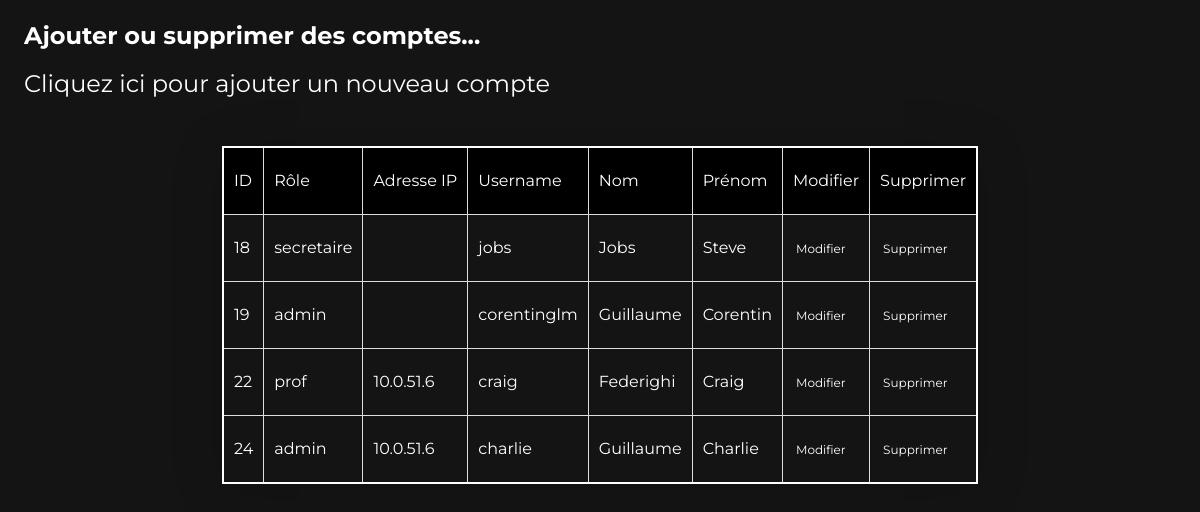
Screenshot of /pages/adminAccounts.php with the database file from the repository.
### tables this page shows
CREATE TABLE `users` (
  `banned` tinyint(1) NOT NULL DEFAULT '0',
  `ip` varchar(128) DEFAULT NULL COMMENT 'IP addr',
  `ID` int NOT NULL COMMENT 'User ID',
  `prenom` varchar(16) NOT NULL,
  `nom` varchar(16) NOT NULL,
  `username` varchar(16) NOT NULL,
  `password` varchar(255) NOT NULL,
  `role` varchar(16) NOT NULL
);

### pages/adminAccounts.php (the view, shortened to what this page needs)
<!DOCTYPE html>
<html lang="fr">
<head>
    <link rel="stylesheet" href="./css/reset.css">
    <link rel="stylesheet" href="./css/styleClassement.css">
    <link rel="stylesheet" href="https://cdnjs.cloudflare.com/ajax/libs/font-awesome/6.2.0/css/all.min.css"
 />
</head>
<body>
<?php
require_once("connection.php");
$sql = "SELECT * FROM users";
$res=$conn->prepare($sql);
$res->execute();
$data = $res->fetchAll(PDO::FETCH_ASSOC);
?>
    <div class="table">
        <table class="tableau">
            <b>Ajouter ou supprimer des comptes...</b>
            <a id="add" href="./make?action=add-user-account">Cliquez ici pour ajouter un nouveau compte</a>
            <thead>
                <tr>
                    <th>ID</th>
                    <th>Rôle</th>
                    <th>Adresse IP</th>
                    <th>Username</th>
                    <th>Nom</th>
                    <th>Prénom</th>
                    <th>Modifier</th>
                    <th>Supprimer</th>
                </tr>
            </thead>
            <tbody>
                <?php
        foreach($data as $v){
        echo "<tr>
        <td>" . $v["ID"] . "</td>
        <td>" . $v["role"] . "</td>
        <td>" . $v["ip"] . "</td>
        <td>" . $v["username"] . "</td>
        <td>" . $v["nom"] . "</td>
        <td>" . $v["prenom"] . "</td>
        <td><a href='modify-user-account?id={$v['ID']}'> Modifier </a> </td>";
        if($_SESSION["id"] != $v['ID']){
        echo "<td><a href='confirm-delete-user?id={$v['ID']}'> Supprimer </a> </td>";
        } else{
            echo "<td>Can't delete self</td>";
        }
        echo "</tr>
    </tbody>";
}
    ?>
        </table>
    </div>
</body>
</html>

### css/styleClassement.css (style rules this page uses)
body { background-color: #141414; font-family: 'Montserrat', sans-serif; box-sizing: border-box; margin: 0; padding: 0; }
li, a, .logo { font-size: 13px; color: white; text-decoration: none; }
thead, tbody { color: white; }
.tableau { min-width: 500px; box-shadow: 0 5px 50px rgb(0, 0, 0, 0.15); cursor: pointer; margin: 50px auto; border: 2px solid white }
thead tr { background-color: black; text-align: left; }
th, td { padding: 25px 10px; }
tbody tr, td, th { border: 1px solid #ddd; }
.table b { font-size: 2vw; font-weight: 700; color: white; margin: 2vw 2vw; display: flex; }
.table a { margin-left: 50px; margin: 0.25vw 0.25vw; font-size: 1vw; }
#add { margin: 2vw 2vw; font-size: 24px; }

### rows the page displays
users: ID "18", role "secretaire", username "jobs", nom "Jobs", prenom "Steve"
users: ID "19", role "admin", username "corentinglm", nom "Guillaume", prenom "Corentin"
users: ID "22", role "prof", ip "10.0.51.6", username "craig", nom "Federighi", prenom "Craig"
users: ID "24", role "admin", ip "10.0.51.6", username "charlie", nom "Guillaume", prenom "Charlie"
